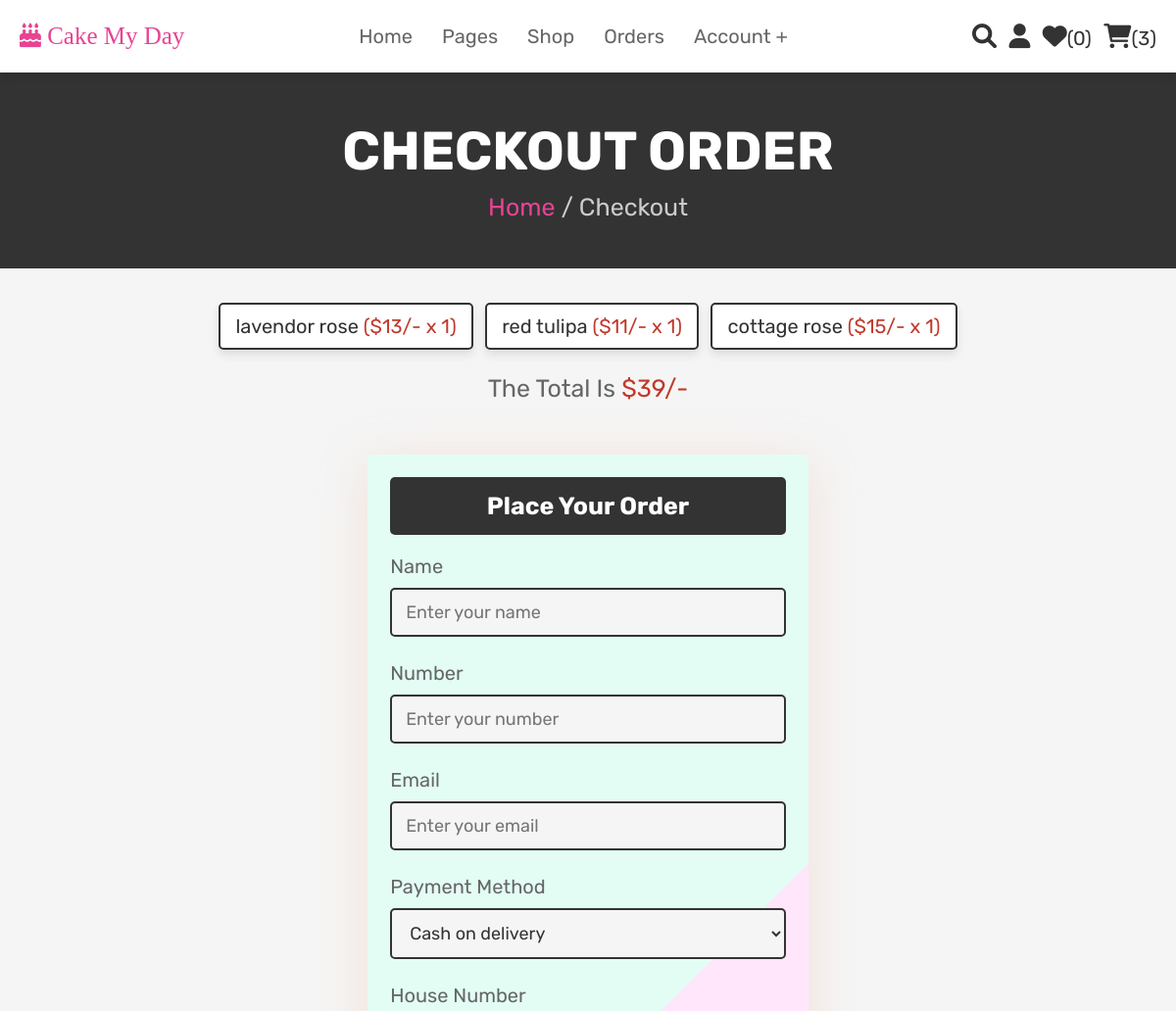
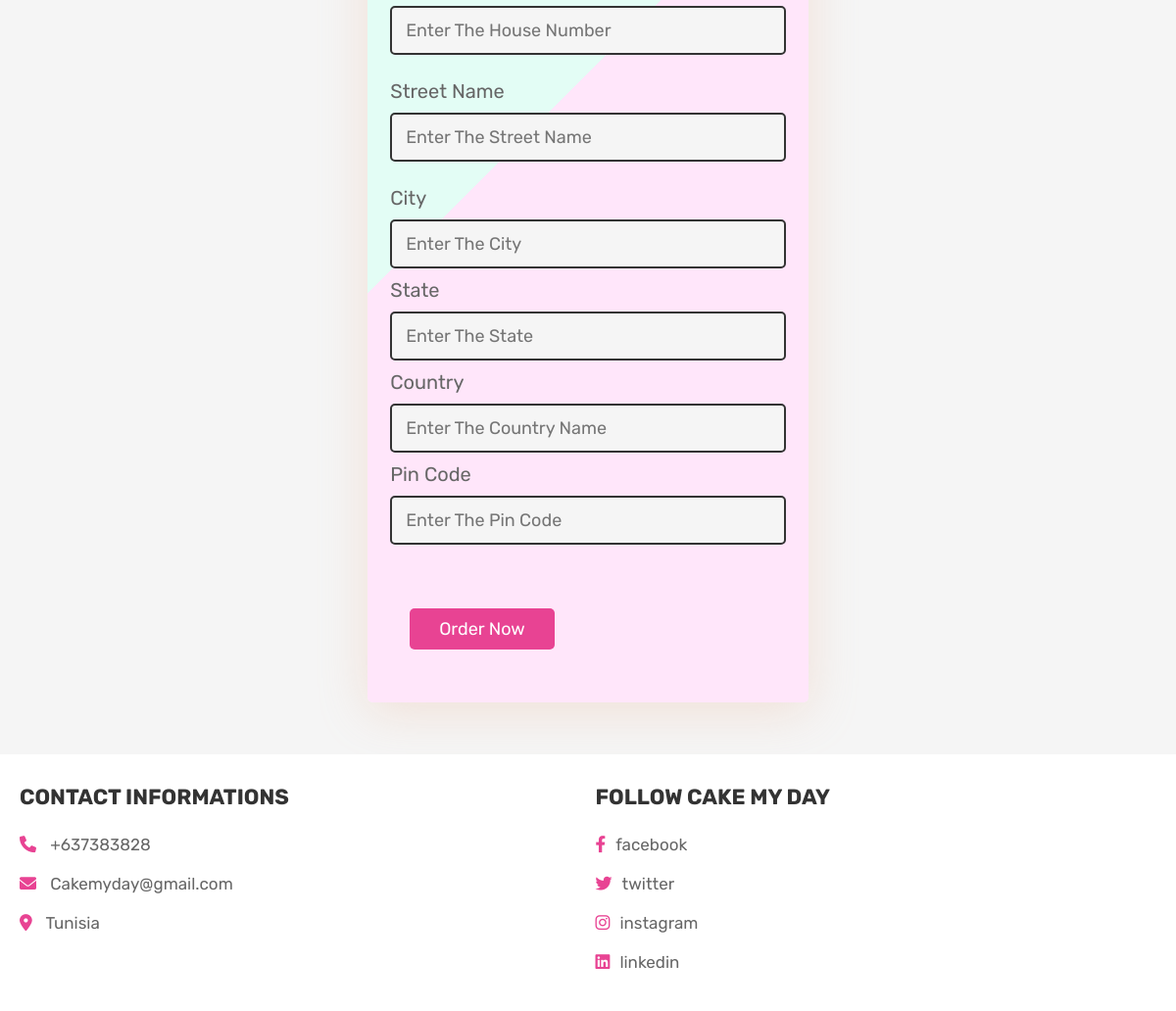
/checkout.php (signed in), run on the app's committed database (2 pictures, top to bottom).
### tables this page shows
CREATE TABLE IF NOT EXISTS `cart` (
  `id` int(100) NOT NULL AUTO_INCREMENT,
  `user_id` int(100) NOT NULL,
  `pid` int(100) NOT NULL,
  `name` varchar(100) NOT NULL,
  `price` int(100) NOT NULL,
  `quantity` int(100) NOT NULL,
  `image` varchar(100) NOT NULL,
  PRIMARY KEY (`id`)
);

### checkout.php (the view, shortened to what this page needs)
<?php
@include 'config.php';
$user_id = $_SESSION['user_id'];
?>
<!DOCTYPE html>
<html lang="en">
<head>
   <link rel="stylesheet" href="https://cdnjs.cloudflare.com/ajax/libs/font-awesome/6.0.0/css/all.min.css">
   <link rel="stylesheet" href="css/style.css">
</head>
<body>
<?php @include 'header.php'; ?>
<section class="heading">
    <h3>Checkout Order</h3>
    <p> <a href="home.php">Home</a> / Checkout </p>
</section>
<section class="display-order">
    <?php
        $grand_total = 0;
        $select_cart = mysqli_query($conn, "SELECT * FROM `cart` WHERE user_id = '$user_id'") or die('query failed');
        if(mysqli_num_rows($select_cart) > 0){
            while($fetch_cart = mysqli_fetch_assoc($select_cart)){
            $total_price = ($fetch_cart['price'] * $fetch_cart['quantity']);
            $grand_total += $total_price;
    ?>
    <p> <?php echo $fetch_cart['name'] ?> <span>(<?php echo '$'.$fetch_cart['price'].'/-'.' x '.$fetch_cart['quantity']  ?>)</span> </p>
    <?php
        }
        }else{
            echo '<p class="empty">your cart is empty</p>';
        }
    ?>
    <div class="grand-total">The Total Is <span>$<?php echo $grand_total; ?>/-</span></div>
</section>
<section class="checkout">
    <form action="" method="POST">
        <h3>Place Your Order </h3>
        <div class="flex">
            <div class="inputBox">
                <span>Name</span>
                <input type="text" name="name" placeholder="Enter your name">
            </div>
            <div class="inputBox">
                <span>Number</span>
                <input type="number" name="number" min="0" placeholder="Enter your number">
            </div>
            <div class="inputBox">
                <span>Email</span>
                <input type="email" name="email" placeholder="Enter your email">
            </div>
            <div class="inputBox">
                <span>Payment Method</span>
                <select name="method">
                    <option value="cash on delivery">Cash on delivery</option>
                </select>
            </div>
            <div class="inputBox">
                <span>House Number</span>
                <input type="text" name="flat" placeholder="Enter The House Number ">
            </div>
            <div class="inputBox">
                <span>Street Name</span>
                <input type="text" name="street" placeholder="Enter The Street Name">
            </div>
            <div class="inputBox">
                <span>City</span>
                <input type="text" name="city" placeholder="Enter The City">
            <div class="inputBox">
                <span>State</span>
                <input type="text" name="state" placeholder="Enter The State">
            </div>
            <div class="inputBox">
                <span>Country</span>
                <input type="text" name="country" placeholder="Enter The Country Name">
            </div>
            <div class="inputBox">
                <span>Pin Code </span>
                <input type="number" min="0" name="pin_code" placeholder="Enter The Pin Code">
            </div>
        </div>
       <section>
        <input type="submit" name="order" value="order now" class="btn">
    </section>
    </form>
</section>
<?php @include 'footer.php'; ?>
</body>
</html>

### css/style.css (style rules this page uses)
:root { --pink:#e84393; --red:#c0392b; --orange:#f39c12; --black:#333; --white:#fff; --light-color:#666; --light-white:#ccc; --light-bg:#f5f5f5; --border:.2rem solid var(--black); --box-shadow:0 .5rem 1rem rgba(0,0,0,.1); }
* { font-family: 'Rubik', sans-serif; margin:0; padding:0; box-sizing: border-box; outline: none; border:none; text-decoration: none; transition:all .2s linear; }
html { font-size: 62.5%; overflow-x: hidden; scroll-behavior: smooth; scroll-padding-top: 6.5rem; }
body { background: var(--light-bg); }
section { padding:3rem 2rem; }
.btn, .delete-btn, .option-btn { display: inline-block; border-radius: .5rem; margin-top: 1rem; font-size: 1.8rem; color:var(--white); cursor: pointer; padding:1rem 3rem; text-transform: capitalize; }
.btn { background-color: var(--pink); }
.heading { display: flex; flex-flow: column; align-items: center; justify-content: center; gap:1rem; background-color: var(--black); text-align: center; min-height: 25vh; }
.heading h3 { font-size: 5.5rem; color:var(--white); text-transform: uppercase; }
.heading p { font-size: 2.5rem; color:var(--light-white); }
.heading p a { color:var(--pink); }
.display-order { max-width: 1200px; margin:0 auto; text-align: center; padding-bottom: 0; }
.display-order p { display: inline-block; border-radius: .5rem; font-size: 2rem; color:var(--black); padding:1rem 1.5rem; margin:.5rem; background-color: var(--white); box-shadow: var(--box-shadow); border:var(--border); }
.display-order p span { color:var(--red); }
.display-order .grand-total { margin-top: 2rem; font-size: 2.5rem; color:var(--light-color); }
.display-order .grand-total span { color:var(--red); }
.checkout form { width: 450px; min-height: 500px; height: auto; border-radius: 5px; margin: 2% auto; box-shadow: 0 9px 50px hsla(20, 67%, 75%, 0.31); padding: 2%; background-image: linear-gradient(-225deg, #E3FDF5 50%, #FFE6FA 50%); }
.checkout form h3 { padding:1.5rem; font-size: 2.5rem; margin-bottom: 2rem; background-color: var(--black); color:var(--white); border-radius: .5rem; text-align: center; text-transform: capitalize; }
.checkout form .flex { display: flex; flex-wrap: wrap; gap:1.5rem; }
.checkout form .flex .inputBox { flex:1 1 40rem; }
.checkout form .flex .inputBox input, .checkout form .flex .inputBox select { margin:1rem 0; width: 100%; background-color: var(--light-bg); padding:1.2rem 1.4rem; border:var(--border); font-size: 1.8rem; color:var(--black); border-radius: .5rem; }
.checkout form .flex .inputBox span { font-size: 2rem; color:var(--light-color); }

### data on the page
cart: name "lavendor rose", price "13", quantity "1"
cart: name "red tulipa", price "11", quantity "1"
cart: name "cottage rose", price "15", quantity "1"

### other printed values
$wishlist_num_rows "0"
$cart_num_rows "3"
$grand_total "39"
